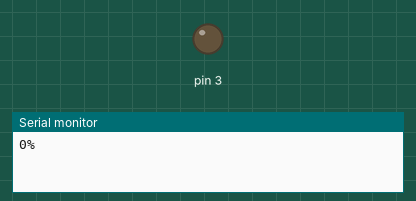
Bench run of a sketch on a simulated Arduino Uno, built with avr-gcc and run on an emulated ATmega328P. Parts: output pins drawn as LEDs (lit = HIGH), the last lines printed to the serial monitor.

Above: at 0.05 s.
At 3.75 s:
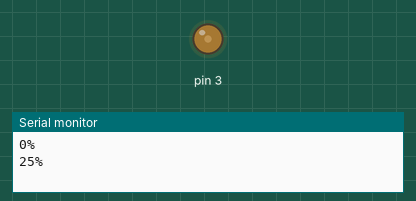
At 7.45 s:
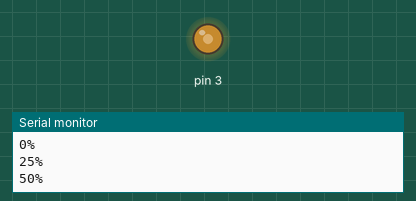
At 14.95 s:
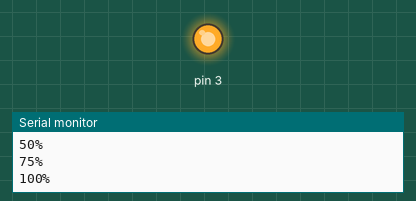
Timing chart, 0 to 19.5 s (numbered marks = the images above):
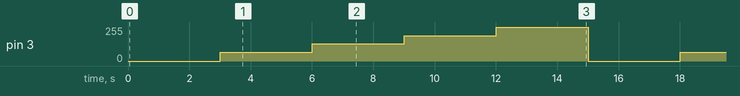

Measured:
- by itself, pin 3: repeats every 15.0 s: 128/255 3.0 s, 191/255 3.0 s, 255/255 3.0 s, 0/255 3.0 s, 64/255 3.0 s

The sketch:

7.1.ino
```cpp
void setup() {
    // put your setup code here, to run once:
    pinMode(3, OUTPUT);
    //Serial.begin(115200);
    Serial.begin(9600);
}
void loop() {
    analogWrite(3, 0);
    Serial.println("0%");
    delay(3000);
    analogWrite(3, 64);  //25% 63.74
    Serial.println("25%");
    delay(3000);
    analogWrite(3, 128);  //50% on127.5
    Serial.println("50%");
    delay(3000);
    analogWrite(3, 191);  //75% on  .25
    Serial.println("75%");
    delay(3000);
    analogWrite(3, 255);  //full on
    Serial.println("100%");
    delay(3000);
}
```
